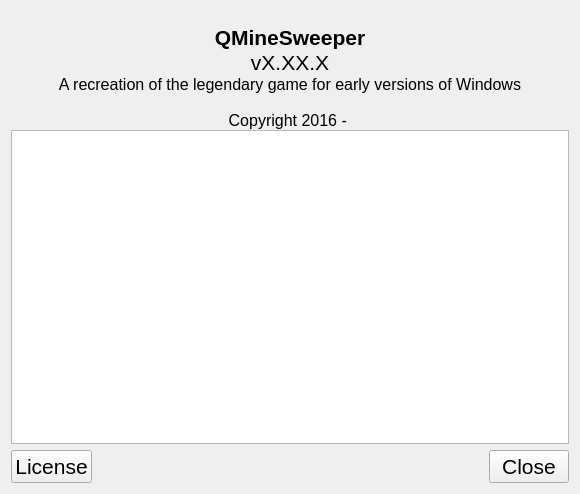
<?xml version="1.0" encoding="UTF-8"?>
<ui version="4.0">
 <class>AboutQmsWidget</class>
 <widget class="QWidget" name="AboutQmsWidget">
  <property name="geometry">
   <rect>
    <x>0</x>
    <y>0</y>
    <width>580</width>
    <height>494</height>
   </rect>
  </property>
  <property name="windowTitle">
   <string>Form</string>
  </property>
  <layout class="QVBoxLayout" name="verticalLayout_2">
   <item>
    <layout class="QVBoxLayout" name="verticalLayout">
     <property name="spacing">
      <number>0</number>
     </property>
     <item>
      <widget class="QLabel" name="lblProgramIcon">
       <property name="text">
        <string/>
       </property>
       <property name="pixmap">
        <pixmap resource="../resources/icons.qrc">:/mine-icons/png/mine-icons/128-qminesweeper.png</pixmap>
       </property>
       <property name="alignment">
        <set>Qt::AlignCenter</set>
       </property>
      </widget>
     </item>
     <item>
      <widget class="QLabel" name="lblProgramName">
       <property name="font">
        <font>
         <pointsize>16</pointsize>
         <weight>75</weight>
         <bold>true</bold>
        </font>
       </property>
       <property name="text">
        <string>QMineSweeper</string>
       </property>
       <property name="alignment">
        <set>Qt::AlignCenter</set>
       </property>
      </widget>
     </item>
     <item>
      <widget class="QLabel" name="lblProgramVersion">
       <property name="font">
        <font>
         <pointsize>16</pointsize>
        </font>
       </property>
       <property name="text">
        <string>vX.XX.X</string>
       </property>
       <property name="alignment">
        <set>Qt::AlignCenter</set>
       </property>
      </widget>
     </item>
     <item>
      <widget class="QLabel" name="lblProgramDescription">
       <property name="font">
        <font>
         <pointsize>12</pointsize>
        </font>
       </property>
       <property name="text">
        <string>A recreation of the legendary game for early versions of Windows</string>
       </property>
       <property name="alignment">
        <set>Qt::AlignCenter</set>
       </property>
      </widget>
     </item>
     <item>
      <widget class="QLabel" name="lblProgramWebsite">
       <property name="font">
        <font>
         <pointsize>11</pointsize>
        </font>
       </property>
       <property name="toolTip">
        <string>&lt;html&gt;&lt;head/&gt;&lt;body&gt;&lt;p&gt;&lt;span style=&quot; font-size:11pt;&quot;&gt;Open the upstream URL for QMineSweeper in a default web browser&lt;/span&gt;&lt;/p&gt;&lt;/body&gt;&lt;/html&gt;</string>
       </property>
       <property name="text">
        <string/>
       </property>
       <property name="textFormat">
        <enum>Qt::AutoText</enum>
       </property>
       <property name="alignment">
        <set>Qt::AlignCenter</set>
       </property>
       <property name="textInteractionFlags">
        <set>Qt::TextBrowserInteraction</set>
       </property>
      </widget>
     </item>
     <item>
      <widget class="QLabel" name="lblProgramCopyright">
       <property name="font">
        <font>
         <pointsize>12</pointsize>
        </font>
       </property>
       <property name="text">
        <string>Copyright 2016 - </string>
       </property>
       <property name="textFormat">
        <enum>Qt::AutoText</enum>
       </property>
       <property name="alignment">
        <set>Qt::AlignCenter</set>
       </property>
      </widget>
     </item>
     <item>
      <widget class="QTextEdit" name="tbAboutQmsLicense">
       <property name="minimumSize">
        <size>
         <width>0</width>
         <height>200</height>
        </size>
       </property>
      </widget>
     </item>
    </layout>
   </item>
   <item>
    <layout class="QHBoxLayout" name="btnLicenseCloseGridLayout">
     <property name="sizeConstraint">
      <enum>QLayout::SetDefaultConstraint</enum>
     </property>
     <item>
      <widget class="QPushButton" name="btnLicense">
       <property name="font">
        <font>
         <pointsize>16</pointsize>
        </font>
       </property>
       <property name="toolTip">
        <string>&lt;html&gt;&lt;head/&gt;&lt;body&gt;&lt;p&gt;View license information about QMineSweeper&lt;/p&gt;&lt;/body&gt;&lt;/html&gt;</string>
       </property>
       <property name="text">
        <string>License</string>
       </property>
      </widget>
     </item>
     <item>
      <spacer name="btnLicenseCloseHorizontalSpacer">
       <property name="orientation">
        <enum>Qt::Horizontal</enum>
       </property>
       <property name="sizeHint" stdset="0">
        <size>
         <width>40</width>
         <height>20</height>
        </size>
       </property>
      </spacer>
     </item>
     <item>
      <widget class="QPushButton" name="btnCloseDialog">
       <property name="font">
        <font>
         <pointsize>16</pointsize>
        </font>
       </property>
       <property name="toolTip">
        <string>&lt;html&gt;&lt;head/&gt;&lt;body&gt;&lt;p&gt;Close this window&lt;/p&gt;&lt;/body&gt;&lt;/html&gt;</string>
       </property>
       <property name="text">
        <string>Close</string>
       </property>
      </widget>
     </item>
    </layout>
   </item>
  </layout>
 </widget>
 <resources>
  <include location="../resources/icons.qrc"/>
 </resources>
 <connections/>
</ui>
